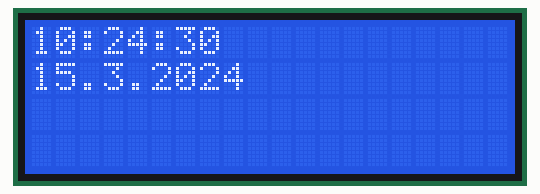
This sketch was run on a simulated Arduino Uno, built for the host (arithmetic inside an expression is 32-bit, double 64-bit). Parts: 20×4 character LCD. The local clock reads 2024-03-15 10:24:30 at power-on unless the sketch sets it.

Above: at 0.1 s.
At 4.1 s:
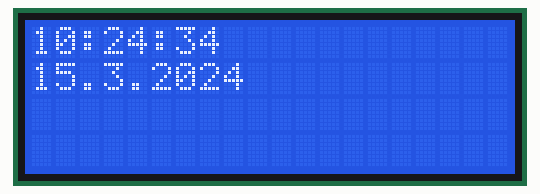
At 11.1 s:
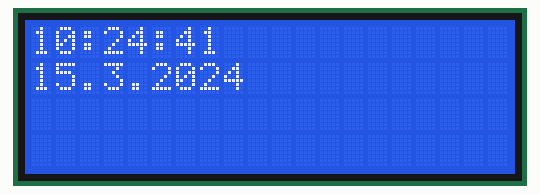
At 19.1 s:
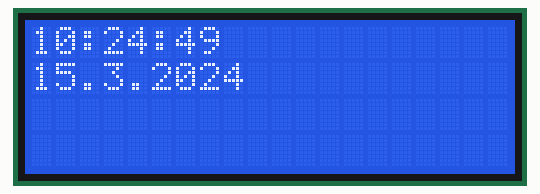
At 27.1 s:
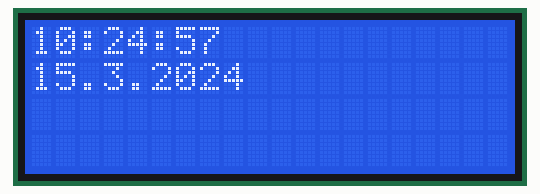
At 37.1 s:
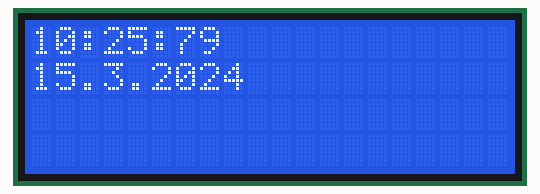

The sketch:

rtc.ino
```cpp
#include <LiquidCrystal_I2C.h>
LiquidCrystal_I2C lcd(0x27, 20, 4);
#include <microDS3231.h>
MicroDS3231 rtc;
void setup() {
  Serial.begin(9600);
  lcd.init();
  lcd.backlight();
}
void loop() {
  String clock;
  clock += String(rtc.getHours());
  clock += ":";
  clock += String(rtc.getMinutes());
  clock += ":";
  clock += String(rtc.getSeconds());
  lcd.setCursor(0,0);
  lcd.print(clock);

  String date;
  date += String(rtc.getDate());
  date += ".";
  date += String(rtc.getMonth());
  date += ".";
  date += String(rtc.getYear());
  lcd.setCursor(0,1);
  lcd.print(date);

}
```

Measured:
- what the display in image 1 shows lasts 1.0 s, from 4.0 s to 5.0 s
